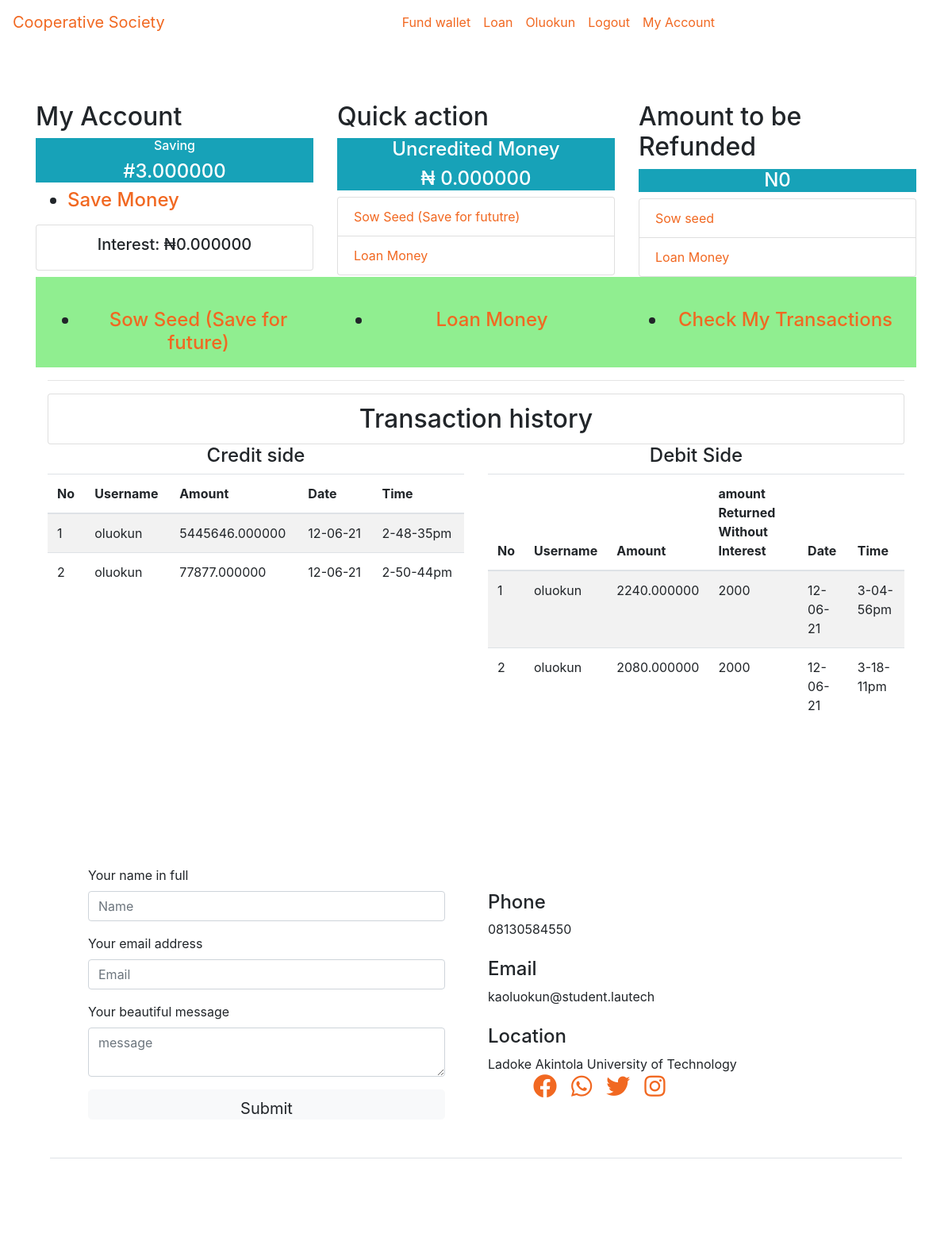
The page /dashboard.php (signed in) on the database its author committed.
### tables this page shows
CREATE TABLE `registration` (
  `id` int(10) UNSIGNED NOT NULL,
  `name` varchar(40) NOT NULL,
  `username` varchar(200) NOT NULL,
  `bvn` varchar(200) NOT NULL,
  `password` varchar(100) NOT NULL,
  `email` varchar(100) NOT NULL,
  `phoneno` varchar(100) NOT NULL,
  `saving` decimal(64,6) NOT NULL,
  `date` varchar(100) NOT NULL,
  `time` varchar(100) NOT NULL,
  `NameofG` varchar(100) NOT NULL,
  `BvnofG` varchar(100) NOT NULL,
  `EmailofG` varchar(100) NOT NULL,
  `PhoneofG` varchar(100) NOT NULL
);

CREATE TABLE `interest_per_head` (
  `id` int(10) UNSIGNED NOT NULL,
  `username` varchar(40) NOT NULL,
  `interest` decimal(63,6) NOT NULL
);

CREATE TABLE `temporary` (
  `id` int(10) UNSIGNED NOT NULL,
  `username` varchar(40) NOT NULL,
  `tem_saving` decimal(63,6) NOT NULL,
  `saving` decimal(63,6) NOT NULL,
  `status` varchar(40) NOT NULL
);

CREATE TABLE `transactions` (
  `id` int(10) UNSIGNED NOT NULL,
  `username` varchar(40) NOT NULL,
  `email` varchar(40) NOT NULL,
  `type` varchar(40) NOT NULL,
  `to_refund` varchar(40) NOT NULL,
  `Amt` decimal(63,6) NOT NULL,
  `date` varchar(40) NOT NULL,
  `time` varchar(40) NOT NULL
);

### database.php (called while the page is built, shortened)
<?php
$SERVER="localhost";
$dbusername="root";
$pas="";
$database="SWEP";
$conn=mysqli_connect($SERVER,$dbusername,$pas,$database);
try{
$interest_per_head="CREATE TABLE IF NOT EXISTS interest_per_head(
id INT UNSIGNED AUTO_INCREMENT PRIMARY KEY,
username VARCHAR(40) NOT NULL,
interest DECIMAL(63,6) NOT NULL
)";
mysqli_query($conn,$interest_per_head);
}
catch(Exception $errormsg)
{
  echo $php_errormsg->getMessage();
}
function amount($table_name,$username){
  global $conn;
  $sql_amount="SELECT *FROM $table_name WHERE username='$username'";
  $connection=mysqli_query($conn,$sql_amount);
  $get_amo=mysqli_fetch_array($connection,MYSQLI_ASSOC);
  return isset($get_amo)?$get_amo:[];
};
function history($table_name,$username,$type){
  global $conn;
  $sql_tran="SELECT *FROM $table_name WHERE username='$username' AND type='$type' ";
  $connection=mysqli_query($conn,$sql_tran);
  return $connection;
}

### dashboard.php (the view, shortened to what this page needs)
<?php session_start();
if(isset($_SESSION['login']) && isset($_SESSION['username'])):
  if($_SESSION['username']!=null):
    include("database.php");
    $total=0;
      ?>
      <!DOCTYPE html>
      <html lang="en">
      <head>
<?php include('style.php') ?>
      </head>
      <body>
        <?php include('header.php') ?>
        <br><br><br>
        <div class="container">
          <div class="row">
           <div class="col-sm-4">
            <h2>My Account
            </h2>
            <div class="panel panel-default">
              <div class="panel-body btn-info text-center
              ">
              <h6>Saving</h6>
              <h4>
                <?php
                echo '#'. amount('registration',$username)['saving'];
                ?></h4>
              </div>
              <h4>
                <ul class="pager">
                  <li ><a href="?fundAccount">Save Money</a></li>
                </ul>
                <ul class='list-group'>
                  <li class="list-group-item text-center">
                   <h5> Interest: ₦<?php echo count(amount('interest_per_head',$username)) > 0 ? amount('interest_per_head',$username)['interest']:0; ?></h5>
                 </li>
               </ul>
             </h4>
           </div>
         </div>
         <div class="col-sm-4">
          <h2>Quick action
          </h2>
          <div class="panel panel-default">
            <div class="panel-body btn-info text-center">
              <h4 class="text-center">Uncredited Money</h4>
              <h4  class="text-center">₦ <?php echo count(amount('temporary',$username))>0?amount('temporary',$username) ['tem_saving']:0;?></h4>
            </div>
            <ul class="list-group">
              <li class="list-group-item"><a href="?fundAccount">Sow Seed (Save for fututre)</a></li>
              <li class="list-group-item"><a href="?loan">Loan Money</a></li>
            </ul>
          </div>
        </div>
        <div class="col-sm-4">
          <h2>Amount to be  Refunded </h2>
          <div class="panel panel-default">
            <div class="panel-body btn-info text-center">
              <h4><?php
              echo 'N'.$total;
              ?>
            </h4>
          </div>
          <ul class="list-group">
            <li class="list-group-item"
            ><a href="?fundAccount">Sow seed</a></li>
            <li class="list-group-item"><a href="?loan">Loan Money</a></li>
         </ul>
       </div>
     </div>
   </div>
   <div class="container-fluid">
    <div class="row"style="background:lightgreen">
      <div class="col-sm-4">
        <div class="panel-body btn-default text-center">
         <div class="panel panel-default">
          <p >
          </p>
        </div>
        <h4>
          <ul class="pager">
            <li ><a href="?fundAccount">Sow Seed (Save for future)</a></li>
          </ul>
        </h4>
      </div>
    </div>
    <br>
    <div class="col-sm-4">
      <div class="panel-body btn-default text-center">
        <div class="panel panel-default">
          <p >
          </p>
        </div>
        <h4>
          <ul class="pager">
            <li ><a href="?loan">Loan Money</a></li>
          </ul>
        </h4>
      </div>
    </div>
    <br>
    <div class="col-sm-4">
      <div class="panel-body btn-default text-center">
        <div class="panel panel-default">
          <p >
          </p>
        </div>
        <h4>
          <ul class="pager">
            <li ><a href="checktransactions.php">Check My Transactions</a></li>
          </ul>
        </h4>
      </div>
    </div>
    <br>
  </div>
  <hr>
  <h2 class="text-center list-group"
  ><span class="list-group-item">
  Transaction history</span></h2>
  <div class="row">
    <div class="col-sm-6">
      <h4 class="text-center">
        Credit  side
      </h4>
      <div class="table-responsive">
        <table class="table table-striped">
          <thead>
            <tr>
              <th>No</th>
              <th>Username</th>
              <th>Amount</th>
              <th>Date</th>
              <th>Time</th>
            </tr>
          </thead>
          <tbody>
            <?php
            $connection= history('transactions',$username,'saving');
            $count=1;
            while($get_id=mysqli_fetch_assoc($connection)):?>
              <tr>
                <td>
                  <?php echo $count; ?>
                </td>
                <td><?php echo $get_id['username']; ?>
              </td>
              <td>
                <?php echo $get_id['Amt']; ?>
              </td>
              <td><?php echo $get_id['date']; ?>
            </td>
            <td> <?php echo $get_id['time']; ?>
          </td>
        </tr>
        <?php $count++;
      endwhile;?>
    </tbody>
  </table>
</div>
</div>
<div class="col-sm-6">
  <h4 class="text-center">
   Debit  Side
 </h4>
 <div class="table-responsive">
  <table class="table table-striped">
    <thead>
      <tr>
        <th>No</th>
        <th>Username</th>
        <th>Amount</th>
        <th>amount Returned Without Interest</th>
        <th>Date</th>
        <th>Time</th>
      </tr>
    </thead>
    <tbody>
      <?php
      $connection= history('transactions',$username,'paid_loan');
      $count=1;
      while($get_id=mysqli_fetch_assoc($connection)):?>
        <tr>
          <td>
            <?php echo $count; ?>
          </td>
          <td><?php echo $get_id['username']; ?>
        </td>
        <td>
          <?php echo $get_id['Amt']; ?>
        </td>
        <td><?php echo $get_id['to_refund']; ?>
      </td>
      <td> <?php echo $get_id['date']; ?>
    </td>
    <td> <?php echo $get_id['time']; ?>
  </td>
</tr>
<?php $count++;
endwhile;
?>
</tbody>
</table>
</div>
</div>
</div>
</div>
</div>
<br><br><br>
<?php
   include('footer.php');
     ?>
</body>
</html>
<?php endif;
else:header('location:index.php');endif;?>

### style.php
<link rel="stylesheet" href="css/bootstrap.min.css">
<link rel="stylesheet" href="css/fontawesome-free/css/all.min.css">

### header.php (shortened to what this page needs)
<nav class="navbar navbar-expand-md">
  <a class="navbar-brand" href="#">Cooperative Society</a>
  <div class="collapse navbar-collapse" id="collapsibleNavbar">
    <ul class="navbar-nav ml-auto mr-auto">
     <?php
     if(isset($_SESSION['login_admin']) || isset($_SESSION['username'])){
         $username = !empty($_SESSION['login_admin'])?$_SESSION['login_admin']:$_SESSION['username'];
         if(isset($_SESSION['username'])){
     ?>
    <li class=" nav-item "> <a class="nav-link" href="fundAccount.php">Fund wallet</a></li>
    <li class=" nav-item "> <a class="nav-link" href="loan.php">Loan</a></li>
     <?php } ?>
    <li class=" nav-item active"> <a class="nav-link" href="dashboard.php"><?php echo ucwords($username) ?></a></li>
    <li class=" nav-item "> <a class="nav-link" href="logout.php">Logout</a></li>
     <?php }else{?>
      <li class=" nav-item active"> <a class="nav-link" href="index.php">Login</a></li>
      <li class=" nav-item"><a  class="nav-link" href="register.php">Register</a></li>
      <li class=" nav-item"><a  class="nav-link"href="admin.php">Admin</a></li>
      <?php } ?>
      <li class=" nav-item"><a  class="nav-link" href="dashboard.php">My Account</a></li>
    </ul>
  </div>
</nav>

### footer.php (shortened to what this page needs)
<section>
        <div class="container-fluid">
          <footer class="p-5" id="contact">
              <div class="row">
                  <div class="col-lg col-md-6 ml-5">
                      <h3 class="footer-title  text-white">Contact Us</h3>
                      <div class="">
                          <form id="contactme" action="#" method="post">
                                      <div class="form-group">
                                      <label for="usr" class="text-center" >Your name in full</label>
                                          <input class="form-control" type="text" name="name" placeholder="Name">
                                      </div>
                                      <div class="form-group">
                                      <label for="usr" class="text-center" >Your email address</label>
                                          <input class="form-control" type="email" name="email" placeholder="Email">
                                      </div>
                                      <div class="form-group">
                                      <label for="usr" class="text-center" >Your beautiful message</label>
                                          <textarea id="textarea" class="form-control" placeholder="message" name="message"></textarea>
                                      </div>
                                      <div class="mx-auto mt-3">
                                          <button class="form-control btn btn-light btn-block btn-lg p-2" type="submit">Submit</button>
                                      </div>
                          </form>
                      </div>
                  </div>
                  <div class="col-lg-6 col-md-6 footer-grid-wthree foot-top ml-4">
                      <h3 class="footer-title  text-white mb-4 mt-sm-3">Address</h3>
                      <div class="contact-info">
                          <div class="footer-style-w3ls">
                              <h4 class="mb-2">Phone</h4>
                              <span>08130584550</span>
                          </div>
                          <div class="footer-style-w3ls my-4">
                              <h4 class=" mb-2">Email </h4>
                              <span>kaoluokun@student.lautech</span>
                          </div>
                          <div class="footer-style-w3ls">
                              <h4 class="mb-2">Location</h4>
                              <span >Ladoke Akintola University of Technology</span>
                          </div>
                          <table class="ml-5 mr-3">
                            <tr>
                            <td><a href="#" ><span class="mx-2"><i class="fab fa-facebook" style="font-size: 30px"></i></span></a></td>
                            <td><a href="#" ><span  class="mx-2"><i class="fab fa-whatsapp" style="font-size: 30px"></i></span></a></td>
                            <td><a href="#" ><span class="mx-2"><i class="fab fa-twitter" style="font-size: 30px"></i></span></a></td>
                            <td><a href="#" ><span  class="mx-2"><i class="fab fa-instagram" style="font-size: 30px"></i></span></a></td>
                               </tr>
                        </table>
                      </div>
                  </div>
              </div>
              <div class="copy-right-top border-top mt-5">
                  <p class="copy-right text-center text-white pt-xl-5 pt-4">&copy; <span id="y"></span> . All Rights Reserved | Design by
                      <a href="https://github.com/oluokunkabiru" target="_blank" style="text-decoration: none; color: white;"> <u> Oluokun Kabiru Adesina </u> </a>
                  </p>
              </div>
          </footer>
      </div>
      </section>

### rows shown on the page
registration: saving "3.000000"
interest_per_head: interest "0.000000"
temporary: tem_saving "0.000000"
transactions: username "oluokun", Amt "5445646.000000", date "12-06-21", time "2-48-35pm"
transactions: username "oluokun", Amt "77877.000000", date "12-06-21", time "2-50-44pm"
transactions: username "oluokun", Amt "2240.000000", to_refund "2000", date "12-06-21", time "3-04-56pm"
transactions: username "oluokun", Amt "2080.000000", to_refund "2000", date "12-06-21", time "3-18-11pm"

### other values the page prints
$username "Oluokun"
$total "0"
